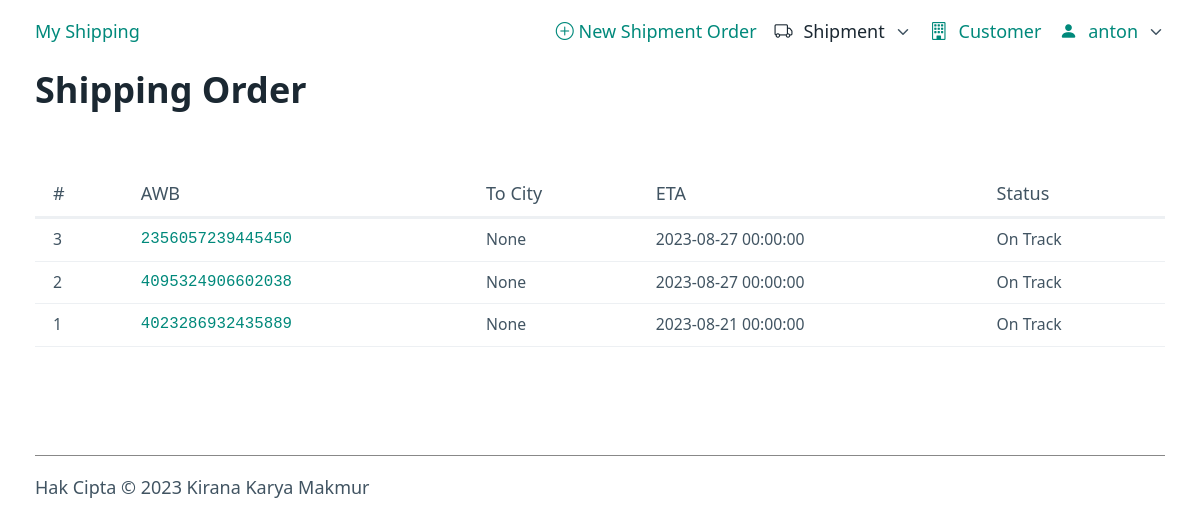
/shipment (signed in), run on the app's committed database.
### app/models.py (models this page shows, shortened)
class BaseModel(db_wrapper.Model):
    pass

class User(UserMixin, BaseModel):
    username = pw.CharField(unique=True)
    password = pw.TextField()
    role = pw.CharField(max_length=1, default='0')
    is_active = pw.BooleanField(default=True)
    created = pw.DateTimeField(default=datetime.datetime.now)
    modified = pw.DateTimeField(null=True)

class Shipment(BaseModel):
    awb = pw.CharField(max_length=35, unique=True)
    customer = pw.ForeignKeyField(Customer, null=True)
    order_date = pw.DateField(default=datetime.date.today)
    from_name = pw.CharField(max_length=35)
    from_hp = pw.CharField(max_length=20)
    from_addr1 = pw.CharField(max_length=50, null=True)
    from_addr2 = pw.CharField(max_length=50, null=True)
    from_zip = pw.IntegerField(null=True)
    to_name = pw.CharField(max_length=35)
    to_hp = pw.CharField(max_length=20)
    to_addr1 = pw.CharField(max_length=50, null=True)
    to_addr2 = pw.CharField(max_length=50, null=True)
    to_city = pw.CharField(max_length=50)
    to_city_code = pw.CharField(max_length=5)
    to_zip = pw.IntegerField(null=True)
    epu = pw.DateTimeField(null=True) # Estimated PickUp time
    eta = pw.DateTimeField(null=True)
    num_items = pw.IntegerField(default=1)
    description = pw.TextField()
    created = pw.DateTimeField(default=datetime.datetime.now)
    modified = pw.DateTimeField(null=True)

### app/shipment/__init__.py (the view)
@bp.route('')
def index():
    shipments = Shipment.select().order_by(Shipment.id.desc())
    return render_template('shipment/index.html', shipments=shipments)

### app/__init__.py (called while the page is built)
@login_manager.user_loader
def load_user(user_id):
    try:
        return User.get_by_id(user_id)
    except:
        return None

### app/templates/shipment/index.html
{% extends 'base.html' %}
{% block content %}
<h1>Shipping Order</h1>
<table>
  <thead>
    <tr>
      <th scope="col">#</th>
      <th scope="col">AWB</th>
      <th scope="col">To City</th>
      <th scope="col">ETA</th>
      <th scope="col">Status</th>
    </tr>
  </thead>
  <tbody>
    {% for s in shipments %}
    <tr>
      <td>{{ s.id }}</td>
      <td style="font-family:'Courier New', Courier, monospace"><a href="{{ url_for('shipment.show', awb=s.awb) }}">{{ s.awb }}</a></td>
      <td>{{ s.to_city }}</td>
      <td>{{ s.eta }}</td>
      <td>On Track</td>
    </tr>
    {% endfor %}
  </tbody>
</table>
{% endblock %}

### app/templates/base.html (shortened to what this page needs)
<!doctype html>
<html lang="en" data-theme="light">
  <head>
    <link rel="stylesheet" href="/static/css/pico.min.css">
    <link rel="stylesheet" href="/static/css/custom.css">
    <link rel="stylesheet" href="https://cdn.jsdelivr.net/npm/bootstrap-icons@1.10.5/font/bootstrap-icons.css">
  </head>
  <body>
    <div class="container">
      {% if current_user.is_authenticated %}
      <nav>
        <ul>
          <li><a href="/">My Shipping</a></li>
        </ul>
        <ul>
          <li><a href="/shipment/add"><i class="bi bi-plus-circle"></i> New Shipment Order</a></strong></li>
          <li>
            <details role="list">
              <summary aria-haspopup="listbox" role="link" class="contrast"><i class="bi bi-truck" style="margin-right:.6rem"></i>Shipment</summary>
            </details>
          </li>
          <li><a href="/customer"><i class="bi bi-building" style="margin-right:0.6rem"></i>Customer</a></li>
          <li>
            <details role="list">
              <summary aria-haspopup="listbox" role="link"><i class="bi bi-person-fill" style="margin-right:.6rem"></i> {{ current_user.username }}</summary>
            </details>
          </li>
        </ul>
      </nav>
      {% block content %}
      {% endblock %}
        {% else %}
      <h1>My Shipping</h1>
      <p><a href="/login">Login</a></p>
      {% endif %}
    </div>
    <footer class="container">
      <hgroup>
        <hr style="border-top:solid 1px #888;padding-bottom:1rem;">
        <small>Hak Cipta &copy; 2023 Kirana Karya Makmur</small>
      </hgroup>
    </footer>
  </body>
</html>

### app/static/css/custom.css (style rules this page uses)
[data-theme="light"], :root:not([data-theme="dark"]) { --primary: #00897b; --primary-hover: #00796b; --primary-focus: rgba(0, 137, 123, 0.125); --primary-inverse: #FFF; }
:root { --form-element-active-border-color: var(--primary); --form-element-focus-color: var(--primary-focus); --switch-color: var(--primary-inverse); --switch-checked-background-color: var(--primary); --form-element-spacing-vertical: 0.2rem; --form-element-spacing-horizontal: 0.4rem; --font-weight: 300; }
@media (min-width: 992px) { :root { --font-size: 16px; } }
@media (min-width: 1200px) { :root { --font-size: 18px; } }

### data on the page
User: username "anton"
Shipment: id "3", awb "2356057239445450", to_city "None", eta "2023-08-27 00:00:00"
Shipment: id "2", awb "4095324906602038", to_city "None", eta "2023-08-27 00:00:00"
Shipment: id "1", awb "4023286932435889", to_city "None", eta "2023-08-21 00:00:00"
